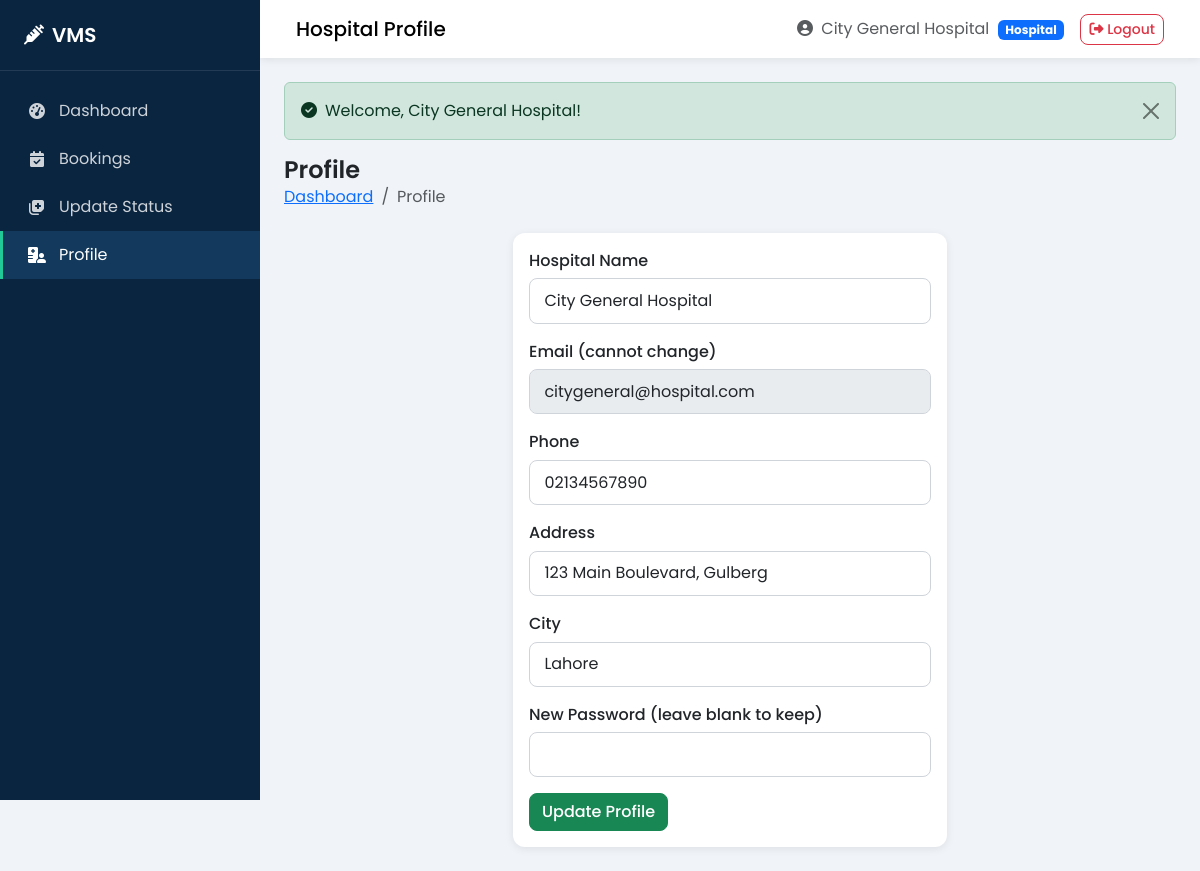
/hospital/profile.php (signed in), run on the app's committed database.
### tables this page shows
CREATE TABLE `hospitals` (
  `id` int(11) NOT NULL AUTO_INCREMENT,
  `hospital_name` varchar(150) NOT NULL,
  `email` varchar(100) NOT NULL,
  `phone` varchar(15) NOT NULL,
  `address` text NOT NULL,
  `city` varchar(50) NOT NULL,
  `password` varchar(255) NOT NULL,
  `status` enum('active','inactive','pending') NOT NULL DEFAULT 'pending',
  `created_at` timestamp NOT NULL DEFAULT CURRENT_TIMESTAMP,
  `updated_at` timestamp NOT NULL DEFAULT CURRENT_TIMESTAMP ON UPDATE CURRENT_TIMESTAMP,
  PRIMARY KEY (`id`),
  UNIQUE KEY `email` (`email`)
);

### config/config.php (called while the page is built, shortened)
<?php
function url($path = '') {
    return BASE_URL . '/' . ltrim($path, '/');
}
function e($string) {
    return htmlspecialchars($string ?? '', ENT_QUOTES, 'UTF-8');
}
function current_user_id() {
    return $_SESSION['user_id'] ?? null;
}

### hospital/profile.php (the view, shortened to what this page needs)
<?php
require_once __DIR__ . '/../config/db.php';
$hospital_id = current_user_id();
$stmt = mysqli_prepare($conn, "SELECT * FROM hospitals WHERE id = ?");
mysqli_stmt_bind_param($stmt, "i", $hospital_id);
mysqli_stmt_execute($stmt);
$hospital = mysqli_fetch_assoc(mysqli_stmt_get_result($stmt));
include __DIR__ . '/../includes/header.php';
?>
<div class="page-header">
    <div>
        <h1>Profile</h1>
        <nav aria-label="breadcrumb"><ol class="breadcrumb"><li class="breadcrumb-item"><a href="<?php echo url('hospital/dashboard.php'); ?>">Dashboard</a></li><li class="breadcrumb-item active">Profile</li></ol></nav>
    </div>
</div>
<div class="row justify-content-center">
    <div class="col-lg-6">
        <div class="card">
            <div class="card-body">
                <form method="POST">
                    <div class="mb-3">
                        <label class="form-label">Hospital Name</label>
                        <input type="text" name="hospital_name" class="form-control" value="<?php echo e($hospital['hospital_name']); ?>" required>
                    </div>
                    <div class="mb-3">
                        <label class="form-label">Email (cannot change)</label>
                        <input type="email" class="form-control" value="<?php echo e($hospital['email']); ?>" disabled>
                    </div>
                    <div class="mb-3">
                        <label class="form-label">Phone</label>
                        <input type="text" name="phone" class="form-control" value="<?php echo e($hospital['phone']); ?>" required>
                    </div>
                    <div class="mb-3">
                        <label class="form-label">Address</label>
                        <input type="text" name="address" class="form-control" value="<?php echo e($hospital['address']); ?>">
                    </div>
                    <div class="mb-3">
                        <label class="form-label">City</label>
                        <input type="text" name="city" class="form-control" value="<?php echo e($hospital['city']); ?>">
                    </div>
                    <div class="mb-3">
                        <label class="form-label">New Password (leave blank to keep)</label>
                        <input type="password" name="password" class="form-control" minlength="6">
                    </div>
                    <button type="submit" class="btn btn-success">Update Profile</button>
                </form>
            </div>
        </div>
    </div>
</div>
<?php include __DIR__ . '/../includes/footer.php'; ?>

### assets/css/style.css (style rules this page uses)
:root { --primary: #0d6efd; --primary-dark: #0a58ca; --teal: #20c997; --teal-dark: #199d76; --green: #198754; --danger: #dc3545; --warning: #ffc107; --dark: #212529; --gray: #6c757d; --light: #f8f9fa; --sidebar-width: 260px; --sidebar-bg: #0a2540; --sidebar-hover: #133a5c; --card-shadow: 0 0.125rem 0.5rem rgba(0,0,0,0.08); --card-shadow-hover: 0 0.5rem 1.5rem rgba(0,0,0,0.12); }
* { box-sizing: border-box; }
body { font-family: 'Poppins', sans-serif; background-color: #f0f4f8; color: var(--dark); margin: 0; min-height: 100vh; }
.card { border: none; border-radius: 0.75rem; box-shadow: var(--card-shadow); }
.btn { border-radius: 0.5rem; font-weight: 500; }
.form-control, .form-select { border-radius: 0.5rem; border: 1px solid #ced4da; padding: 0.6rem 0.9rem; }
.form-label { font-weight: 500; margin-bottom: 0.35rem; }
.page-header { display: flex; flex-wrap: wrap; justify-content: space-between; align-items: center; margin-bottom: 1.5rem; gap: 1rem; }
.page-header h1 { font-size: 1.5rem; font-weight: 600; margin: 0; }
.breadcrumb { margin-bottom: 0; background: transparent; padding: 0; }

### data on the page
hospitals: hospital_name "City General Hospital", email "citygeneral@hospital.com", phone "02134567890", address "123 Main Boulevard, Gulberg", city "Lahore"

### other printed values
$page_title "Hospital Profile"
$_SESSION['user_name'] "City General Hospital"
$_SESSION['role'] "Hospital"
$success "Welcome, City General Hospital!"
